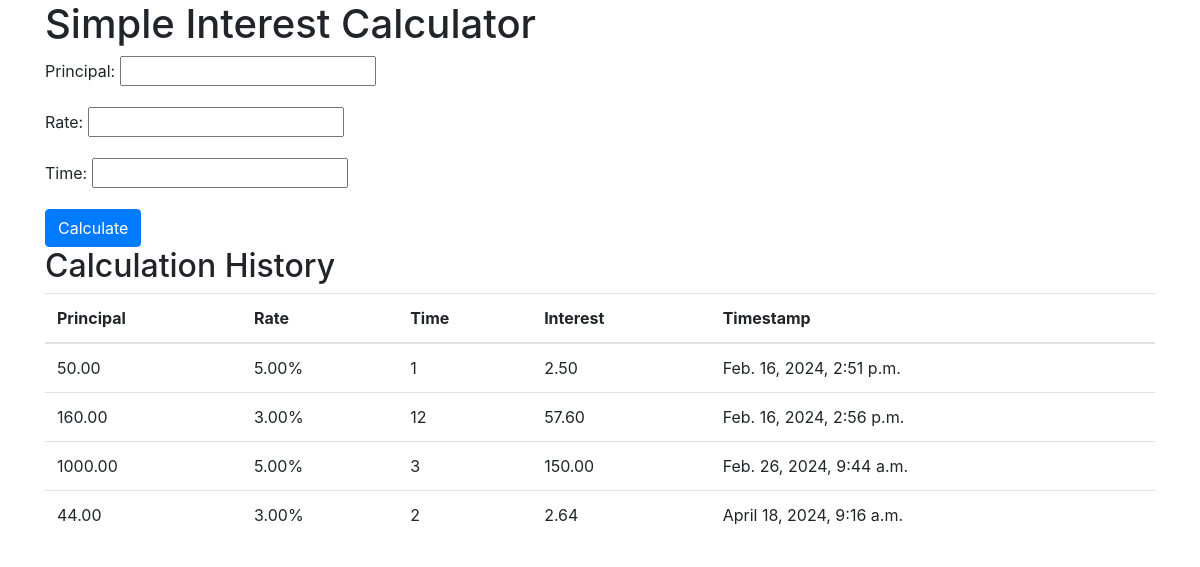
The page / on the database its author committed.
### calculator/models.py (models this page shows)
class Calculation(models.Model):
    principal = models.DecimalField(max_digits = 10, decimal_places = 2)
    rate = models.DecimalField(max_digits = 10, decimal_places = 2)
    time = models.IntegerField()
    result = models.DecimalField(max_digits = 10, decimal_places = 2)
    timestamp = models.DateTimeField(auto_now_add = True)

### calculator/views.py (the view)
# urls.py: path('', views.index, name='index'),
def index(request):
    if request.method == 'POST':
        form = calculationForm(request.POST)
        if form.is_valid():
            instance = form.save(commit=False)
            instance.result = instance.principal * (instance.rate/100) * instance.time
            instance.save()
            return  redirect('index')
    else:
        form = calculationForm()
    calculations = Calculation.objects.all().order_by('timestamp')
    return render(request, 'index.html', {'form': form, 'calculations': calculations})

### calculator/forms.py
class calculationForm(forms.ModelForm): #Forms to take data input from users
    class Meta:
        model = Calculation
        fields = ['principal', 'rate', 'time']

### calculator/templates/index.html (shortened to what this page needs)
    <!DOCTYPE html>
    <html>
    <head>
        <link rel="stylesheet" href="https://stackpath.bootstrapcdn.com/bootstrap/4.4.1/css/bootstrap.min.css">
    </head>
    <body>
        <div class="container">
            <h1>Simple Interest Calculator</h1>
            <form method="POST">
                {{ form.as_p }}
                <button type="submit" class="btn btn-primary">Calculate</button>
            </form>
            <h2>Calculation History</h2>
            <table class="table">
                <thead>
                    <tr>
                        <th>Principal</th>
                        <th>Rate</th>
                        <th>Time</th>
                        <th>Interest</th>
                        <th>Timestamp</th>
                    </tr>
                </thead>
                <tbody>
                    {% for calculation in calculations %}
                    <tr>
                        <td>{{ calculation.principal }}</td>
                        <td>{{ calculation.rate }}%</td>
                        <td>{{ calculation.time }}</td>
                        <td>{{ calculation.result }}</td>
                        <td>{{ calculation.timestamp }}</td>
                    </tr>
                    {% endfor %}
                </tbody>
            </table>
        </div>
    </body>
    </html>

### rows shown on the page
Calculation: principal "50.00", rate "5.00", time "1", result "2.50", timestamp "Feb. 16, 2024, 2:51 p.m."
Calculation: principal "160.00", rate "3.00", time "12", result "57.60", timestamp "Feb. 16, 2024, 2:56 p.m."
Calculation: principal "1000.00", rate "5.00", time "3", result "150.00", timestamp "Feb. 26, 2024, 9:44 a.m."
Calculation: principal "44.00", rate "3.00", time "2", result "2.64", timestamp "April 18, 2024, 9:16 a.m."
